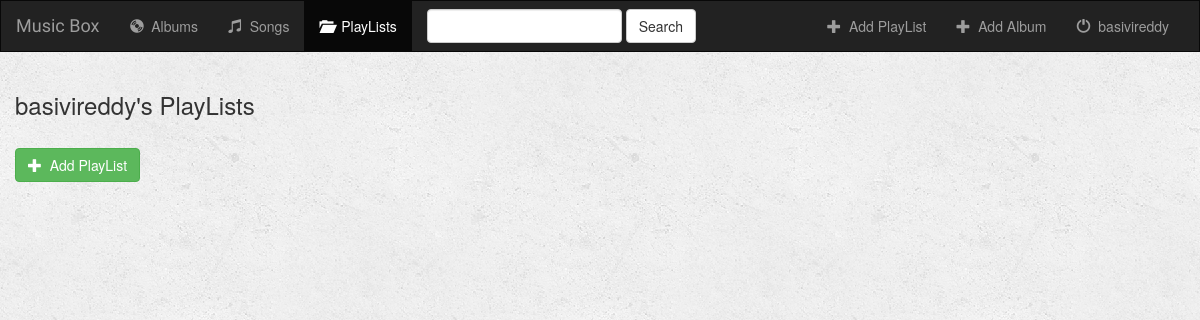
The app's page /music/playlists/ (signed in), older data.
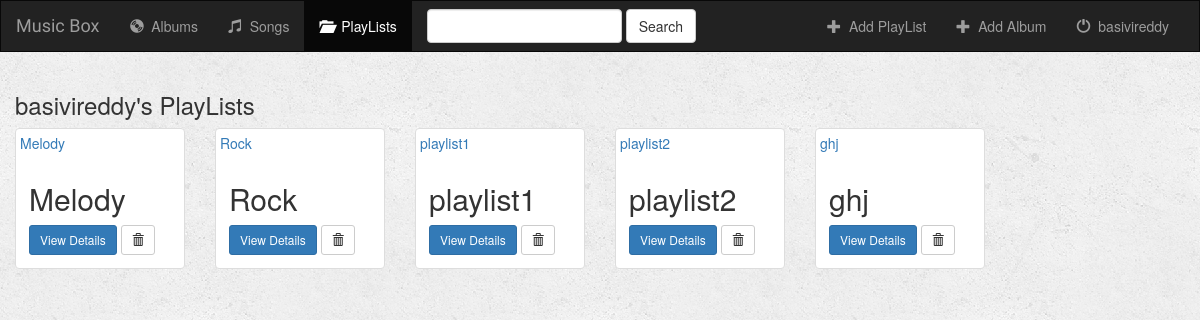
The same page, newer data.
### music/models.py (models this page shows, shortened)
class PlayList(models.Model):
    playlist_title = models.CharField(max_length=100)
    user = models.ForeignKey(User, default=1)

### music/views.py (the view)
def playlists(request):
    if not request.user.is_authenticated():
        return render(request, 'music/login.html')
    else:
        playlists = PlayList.objects.filter(user=request.user)
        return render(request, 'music/playlists.html', {'playlists': playlists})

### music/templates/music/playlists.html (shortened to what this page needs)
{% extends 'music/base.html' %}
{% block playlists_active %}active{% endblock %}
{% block body %}
<div class="albums-container container-fluid">
    <div class="row">
        <div class="col-sm-12">
            <h3>{{ user.username }}'s PlayLists</h3>
        </div>
        {% if playlists %}
            {% for playlist in playlists %}
                <div class="col-sm-4 col-lg-2">
                    <div class="thumbnail">
                        <a href="#">
                            {{ playlist.playlist_title }}
                        </a>
                        <div class="caption">
                            <h2>{{ playlist.playlist_title }}</h2>
                            <a href="{% url 'music:playlist_detail' playlist.id %}" class="btn btn-primary btn-sm" role="button">View Details</a>
                            <form action="{% url 'music:delete_playlist' playlist.id %}" method="post" style="display: inline;">
                                <button type="submit" class="btn btn-default btn-sm">
                                    <span class="glyphicon glyphicon-trash"></span>
                                </button>
                            </form>
                        </div>
                    </div>
                </div>
            {% endfor %}
        {% else %}
            <div class="col-sm-12">
                <br>
                <a href="{% url 'music:create_playlist' %}">
                    <button type="button" class="btn btn-success">
                        <span class="glyphicon glyphicon-plus"></span>&nbsp; Add PlayList
                    </button>
                </a>
            </div>
        {% endif %}
    </div>
</div>
{% endblock %}

Row changes from the older to the newer data that the page shows:
added PlayList: playlist_title "Melody"
added PlayList: playlist_title "Rock"
added PlayList: playlist_title "playlist1"
added PlayList: playlist_title "playlist2"
added PlayList: playlist_title "ghj"
Text that changed along with them:
text no longer shown: "Add PlayList"
